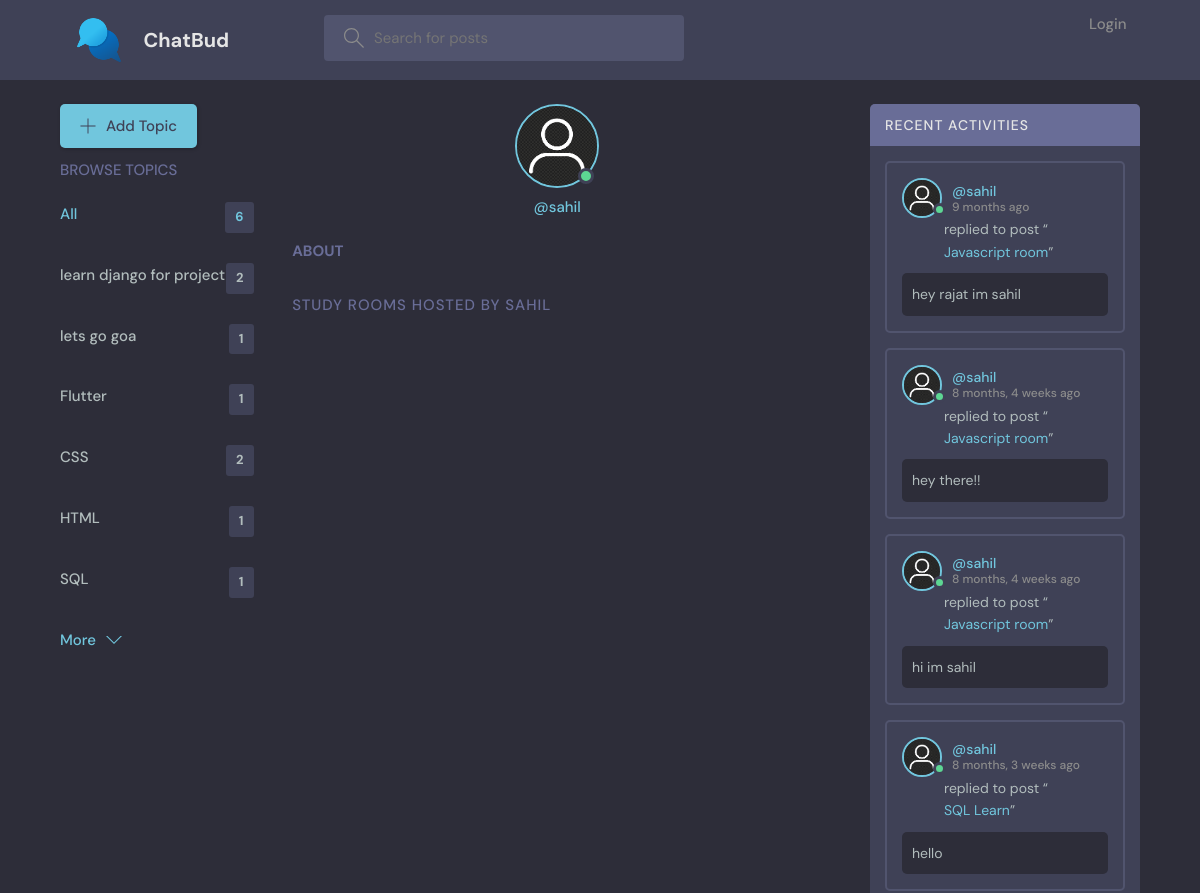
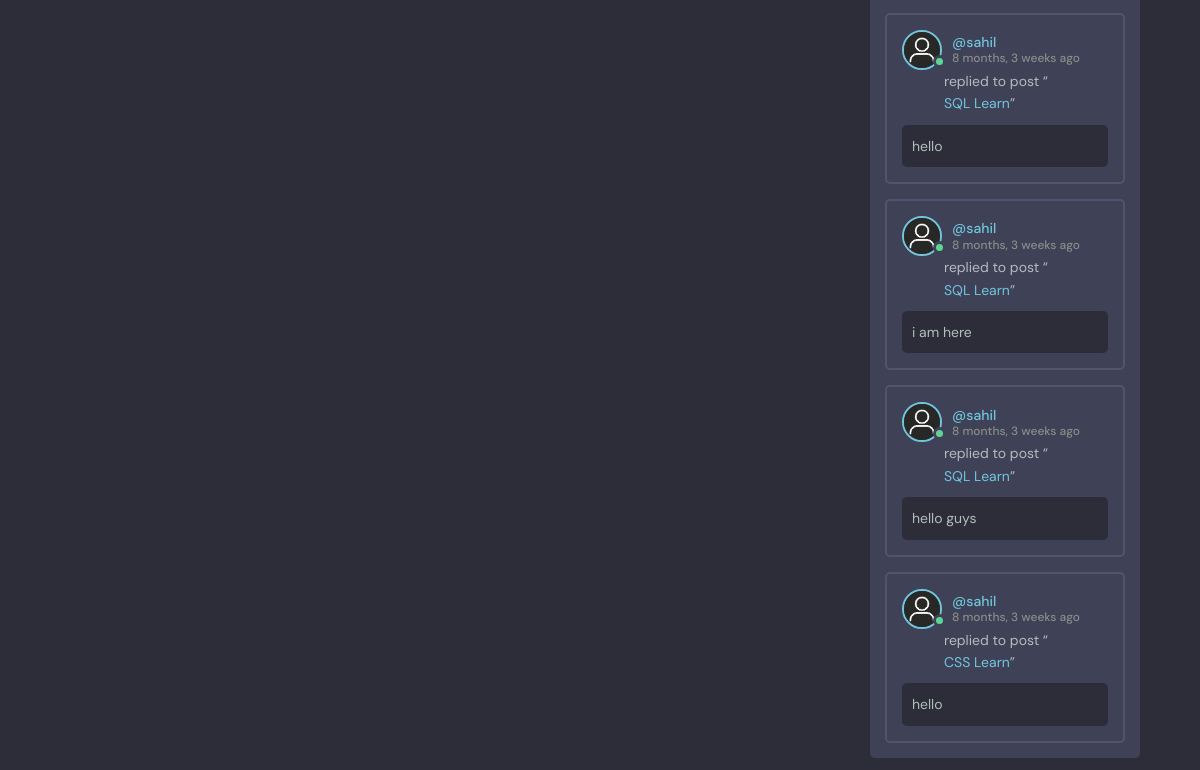
/user-profile/1/, run on an earlier commit of the app's database (2 pictures, top to bottom).
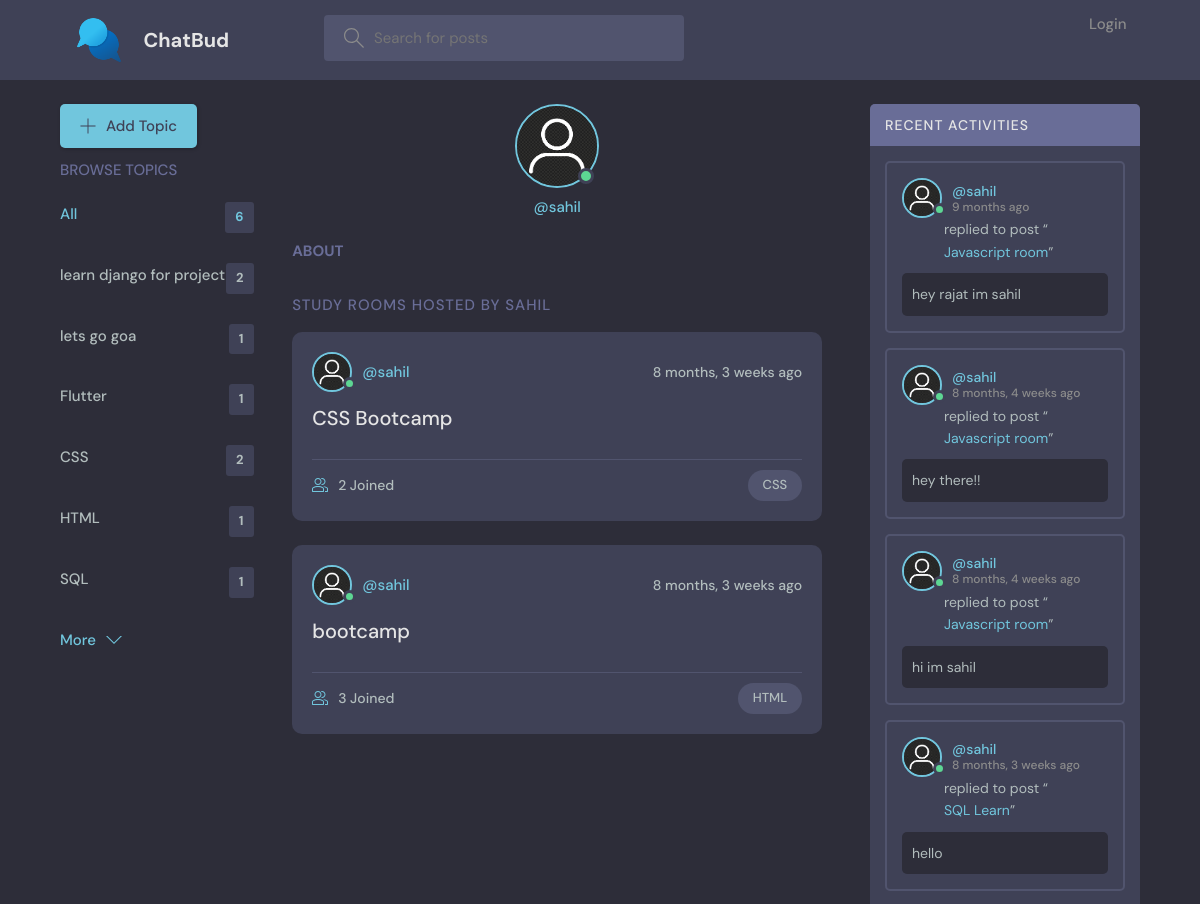
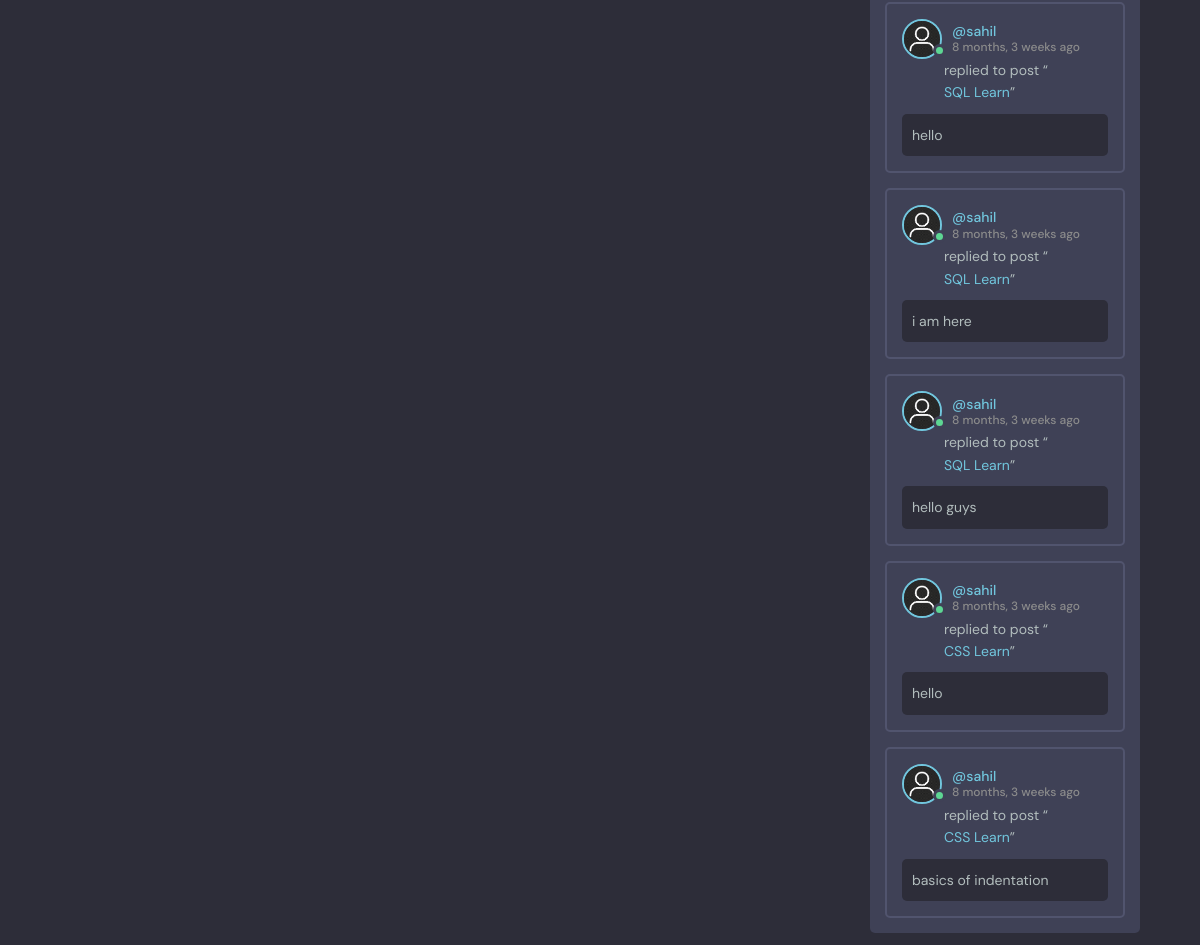
And on a later commit of the database (2 pictures, top to bottom).
### base/models.py (models this page shows, shortened)
class Topic(models.Model):
    name = models.CharField(max_length=200)

class Message(models.Model):
    user = models.ForeignKey(User, on_delete=models.CASCADE)
    room = models.ForeignKey(Room, on_delete=models.CASCADE)
    body = models.TextField()
    updated = models.DateTimeField(auto_now=True)
    created = models.DateTimeField(auto_now_add=True)

class Room(models.Model):
    host = models.ForeignKey(User, on_delete=models.SET_NULL, null=True)
    topic = models.ForeignKey(Topic, on_delete=models.SET_NULL, null=True)
    name = models.CharField(max_length=200)
    description = models.TextField(null=True, blank=True)
    participants = models.ManyToManyField(
        User, related_name='participants', blank=True, null=True)
    updated = models.DateTimeField(auto_now=True)
    created = models.DateTimeField(auto_now_add=True)
    class Meta:
        ordering = ['-updated', '-created']
    def __str__(self):
        return self.name

### base/views.py (the view)
# urls.py: path('user-profile/<str:pk>/', views.userProfile, name="userProfile"),
def userProfile(request, pk):
    user = User.objects.get(id=pk)
    rooms = user.room_set.all()
    room_messages = user.message_set.all()
    topics = Topic.objects.all()
    context = {'user': user, 'rooms': rooms,
               'room_messages': room_messages, 'topics': topics}
    return render(request, 'base/profile.html', context)

### base/templates/base/profile.html (shortened to what this page needs)
{% extends 'main.html' %} {% block content %} {% load static %}
<main class="profile-page layout layout--3">
  <div class="container">
    {% include 'base/topic_component.html' %}
    <div class="roomList">
      <div class="profile">
        <div class="profile__avatar">
          <div class="avatar avatar--large active">
            <img src="{% static 'images/user-img.png' %}" />
          </div>
        </div>
        <div class="profile__info">
          <p>@{{user.username}}</p>
        </div>
        <div class="profile__about">
          <h3>About</h3>
        </div>
      </div>
      <div class="roomList__header">
        <div>
          <h2>Study Rooms Hosted by {{user.username}}</h2>
        </div>
      </div>
      {% include 'base/feed_component.html' %}
    </div>
    {% include 'base/activity_component.html' %}
  </div>
</main>
{% endblock content %}

### base/templates/base/topic_component.html (shortened to what this page needs)
<div class="topics">
  <div class="topics__header">
    <div class="btn btn--main create-topic">
      <svg
        version="1.1"
        xmlns="http://www.w3.org/2000/svg"
        width="32"
        height="32"
        viewBox="0 0 32 32"
      >
        <title>add</title>
        <path
          d="M16.943 0.943h-1.885v14.115h-14.115v1.885h14.115v14.115h1.885v-14.115h14.115v-1.885h-14.115v-14.115z"
        ></path>
      </svg>
      Add Topic
    </div>
    <h2>Browse Topics</h2>
  </div>
  <ul class="topics__list">
    <li>
      <a href="{% url 'home' %}" class="active"
        >All <span>{{topics.count}}</span></a
      >
    </li>
    {% for topic in topics %}
    <li>
      <a href="{% url 'home' %}?q={{topic.name}}"
        >{{topic.name}}<span>{{topic.room_set.all.count}}</span></a
      >
    </li>
    {% endfor %}
  </ul>
  <a class="btn btn--link" href="#">
    More
    <svg
      version="1.1"
      xmlns="http://www.w3.org/2000/svg"
      width="32"
      height="32"
      viewBox="0 0 32 32"
    >
      <title>chevron-down</title>
      <path d="M16 21l-13-13h-3l16 16 16-16h-3l-13 13z"></path>
    </svg>
  </a>
</div>

### base/templates/base/feed_component.html (shortened to what this page needs)
{%load static%} {% for room in rooms %}
<div class="roomListRoom">
  <div class="roomListRoom__header">
    <a href="{%url 'userProfile' room.host.id%}" class="roomListRoom__author">
      <div class="avatar avatar--medium active">
        <img src="{% static 'images/user-img.png' %}" />
      </div>
      <span>@{{room.host.username}}</span>
    </a>
    <div class="roomListRoom__actions">
      <span>{{room.created|timesince}} ago</span>
    </div>
  </div>
  <div class="roomListRoom__content">
    <a href="{% url 'room' room.id %}">{{room.name}}</a>
  </div>
  <div class="roomListRoom__meta">
    <a href="{% url 'room' room.id %}" class="roomListRoom__joined">
      {{room.participants.all.count}} Joined
    </a>
    <p class="roomListRoom__topic">{{room.topic.name}}</p>
  </div>
</div>
{% endfor %}

### base/templates/base/activity_component.html (shortened to what this page needs)
{%load static%}
<div class="activities">
  <div class="activities__header">
    <h2>Recent Activities</h2>
  </div>
  {% for message in room_messages %}
  <div class="activities__box">
    <div class="activities__boxHeader roomListRoom__header">
      <a
        href="{% url 'userProfile' message.user.id %}"
        class="roomListRoom__author"
      >
        <div class="avatar avatar--medium active">
          <img src="{% static 'images/user-img.png' %}" />
        </div>
        <p>
          @{{message.user.username}}
          <span>{{message.created|timesince}} ago</span>
        </p>
      </a>
    </div>
    <div class="activities__boxContent">
      <p>
        replied to post “<a href="{% url 'room' message.room.id %}"
          >{{message.room}}</a
        >”
      </p>
      <div class="activities__boxRoomContent">{{message.body}}</div>
    </div>
  </div>
  {% endfor %}
</div>

What changed in the data, as far as the page shows it:
now on this page (row edited): Room: host.username "sahil", created "8 months, 3 weeks", name "CSS Bootcamp", participants.all.count "2", topic.name "CSS"
now on this page (row edited): Room: host.username "sahil", created "8 months, 3 weeks", name "bootcamp", participants.all.count "3", topic.name "HTML"
added Message: user.username "sahil", created "8 months, 3 weeks", room "CSS Learn", body "basics of indentation"
